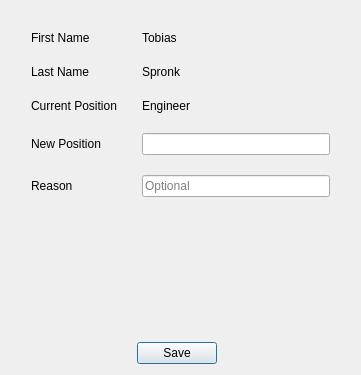
<?xml version="1.0" encoding="UTF-8"?>
<ui version="4.0">
 <class>Dialog</class>
 <widget class="QDialog" name="Dialog">
  <property name="geometry">
   <rect>
    <x>0</x>
    <y>0</y>
    <width>361</width>
    <height>375</height>
   </rect>
  </property>
  <property name="windowTitle">
   <string>Dialog</string>
  </property>
  <property name="windowIcon">
   <iconset>
    <normaloff>../GUI/istockphoto-1013490744-1024x1024.jpg</normaloff>../GUI/istockphoto-1013490744-1024x1024.jpg</iconset>
  </property>
  <layout class="QGridLayout" name="gridLayout">
   <item row="0" column="0" colspan="3">
    <layout class="QFormLayout" name="formLayout">
     <property name="horizontalSpacing">
      <number>25</number>
     </property>
     <property name="verticalSpacing">
      <number>20</number>
     </property>
     <property name="leftMargin">
      <number>20</number>
     </property>
     <property name="topMargin">
      <number>20</number>
     </property>
     <property name="rightMargin">
      <number>20</number>
     </property>
     <property name="bottomMargin">
      <number>20</number>
     </property>
     <item row="0" column="0">
      <widget class="QLabel" name="lbl_FirstName">
       <property name="text">
        <string>First Name</string>
       </property>
      </widget>
     </item>
     <item row="0" column="1">
      <widget class="QLabel" name="lbl_FirstName_value">
       <property name="text">
        <string>Tobias</string>
       </property>
      </widget>
     </item>
     <item row="1" column="0">
      <widget class="QLabel" name="lbl_lastName">
       <property name="text">
        <string>Last Name</string>
       </property>
      </widget>
     </item>
     <item row="1" column="1">
      <widget class="QLabel" name="lbl_LastName_value">
       <property name="text">
        <string>Spronk</string>
       </property>
      </widget>
     </item>
     <item row="2" column="0">
      <widget class="QLabel" name="lbl_currentPosition">
       <property name="text">
        <string>Current Position</string>
       </property>
      </widget>
     </item>
     <item row="2" column="1">
      <widget class="QLabel" name="lbl_currentPosition_value">
       <property name="text">
        <string>Engineer</string>
       </property>
      </widget>
     </item>
     <item row="3" column="0">
      <widget class="QLabel" name="lbl_newPosition">
       <property name="text">
        <string>New Position</string>
       </property>
      </widget>
     </item>
     <item row="3" column="1">
      <widget class="QLineEdit" name="tf_newPosition"/>
     </item>
     <item row="4" column="0">
      <widget class="QLabel" name="lbl_Reason">
       <property name="text">
        <string>Reason</string>
       </property>
      </widget>
     </item>
     <item row="4" column="1">
      <widget class="QLineEdit" name="tf_reason">
       <property name="placeholderText">
        <string>Optional</string>
       </property>
      </widget>
     </item>
    </layout>
   </item>
   <item row="1" column="0">
    <spacer name="horizontalSpacer">
     <property name="orientation">
      <enum>Qt::Horizontal</enum>
     </property>
     <property name="sizeHint" stdset="0">
      <size>
       <width>122</width>
       <height>20</height>
      </size>
     </property>
    </spacer>
   </item>
   <item row="1" column="1">
    <widget class="QPushButton" name="pushButton">
     <property name="text">
      <string>Save</string>
     </property>
    </widget>
   </item>
   <item row="1" column="2">
    <spacer name="horizontalSpacer_2">
     <property name="orientation">
      <enum>Qt::Horizontal</enum>
     </property>
     <property name="sizeHint" stdset="0">
      <size>
       <width>128</width>
       <height>20</height>
      </size>
     </property>
    </spacer>
   </item>
  </layout>
 </widget>
 <resources/>
 <connections/>
</ui>
